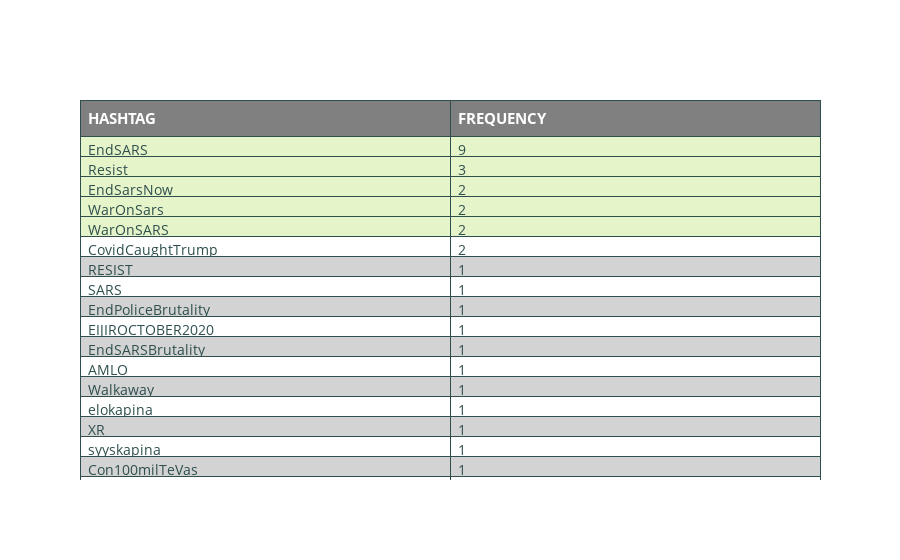

Source (notebook cell):
### Code cell
keywords= 'brutality OR violence OR uprising OR protest OR riot OR resist OR demonstration'
start_date='2020-10-03'
end_date='2020-10-04'
min_faves='500'

tweets=get_protest_tweets(keywords, start_date, end_date, min_faves)

#list_all_hashtags(tweets['Hashtags'])
list_hashtags_freq(tweets['Hashtags'])
show_hashtags_freq(tweets['Hashtags'])

### Figure 1 — Plotly figure (JSON) as saved in the notebook; plotly's stock layout.template omitted (floating-point values rounded to 4 significant figures)
{"data": [{"cells": {"align": ["left", "left"], "fill": {"color": [["rgb(230,245,201)", "rgb(230,245,201)", "rgb(230,245,201)", "rgb(230,245,201)", "rgb(230,245,201)", "white", "lightgrey", "white", "lightgrey", "white", "lightgrey", "white", "lightgrey", "white", "lightgrey", "white", "lightgrey", "white", "lightgrey", "white", "lightgrey", "white", "lightgrey", "white", "lightgrey", "white", "lightgrey", "white", "lightgrey", "white", "lightgrey", "white", "lightgrey", "white", "lightgrey", "white", "lightgrey", "white", "lightgrey", "white", "lightgrey", "white", "lightgrey", "white", "lightgrey", "white", "lightgrey", "white", "lightgrey", "white", "lightgrey"]]}, "font": {"color": "darkslategray", "size": 14}, "line": {"color": "darkslategray"}, "values": [["EndSARS", "Resist", "EndSarsNow", "WarOnSars", "WarOnSARS", "CovidCaughtTrump", "RESIST", "SARS", "EndPoliceBrutality", "EIJIROCTOBER2020", "EndSARSBrutality", "AMLO", "Walkaway", "elokapina", "XR", "syyskapina", "Con100milTeVas", "PresOaks", "GeneralConference", "JantarMantar", "JusticeForHathrasHorror", "DalitLivesMatter", "WomenLivesMatter", "Hathras", "CatsOfTwitter", "Caturday", "VOTE", "BidenHarris2020", "TrumpHasCovid", "WearAMask", "manisha_valmiki", "Belarus", "womanshour", "TheResistance", "TrumpResignNow", "ChileViolatesHumansRights", "ChileViolatesHumanRights", "ViolentTrump", "Trump", "OrangeShitGibbon", "VoteHimOut", "Biden2020", "COVID", "WalterReed", "parkslope", "KDA", "KDAMORE"], [9, 3, 2, 2, 2, 2, 1, 1, 1, 1, 1, 1, 1, 1, 1, 1, 1, 1, 1, 1, 1, 1, 1, 1, 1, 1, 1, 1, 1, 1, 1, 1, 1, 1, 1, 1, 1, 1, 1, 1, 1, 1, 1, 1, 1, 1, 1]]}, "header": {"align": ["left", "left"], "fill": {"color": "grey"}, "font": {"color": "white", "size": 15}, "line": {"color": "darkslategray"}, "values": ["<b>HASHTAG</b>", "<b>FREQUENCY</b>"]}, "type": "table"}], "layout": {}}
